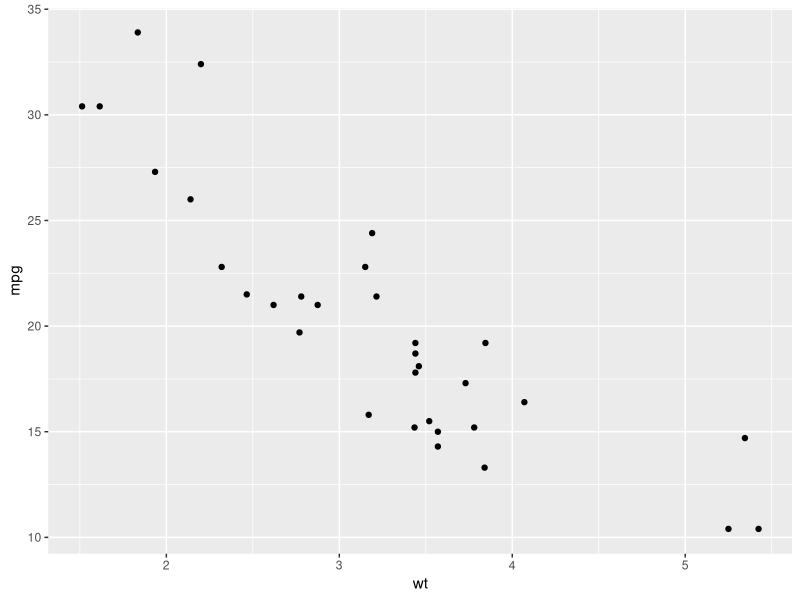
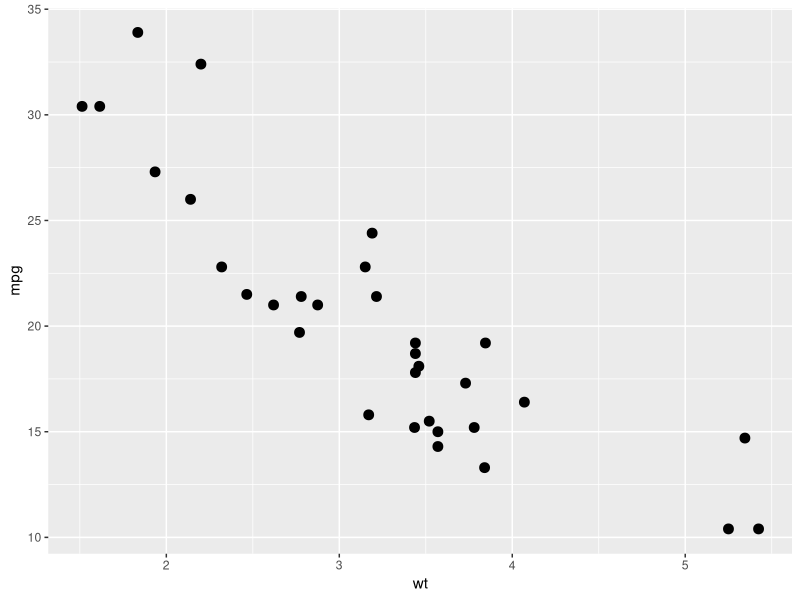
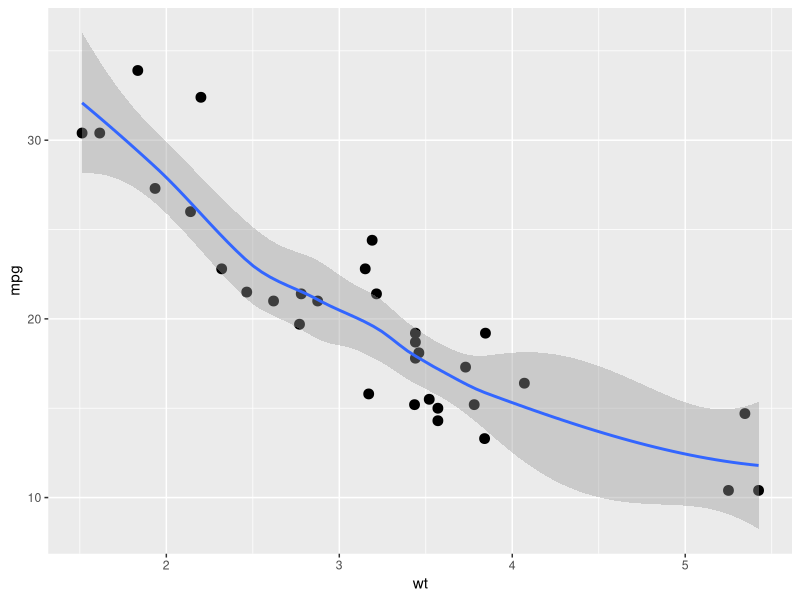
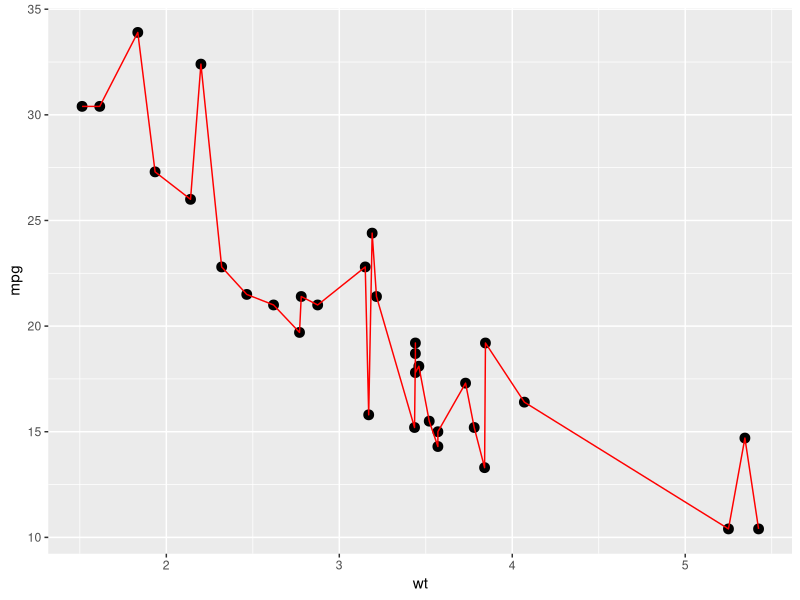
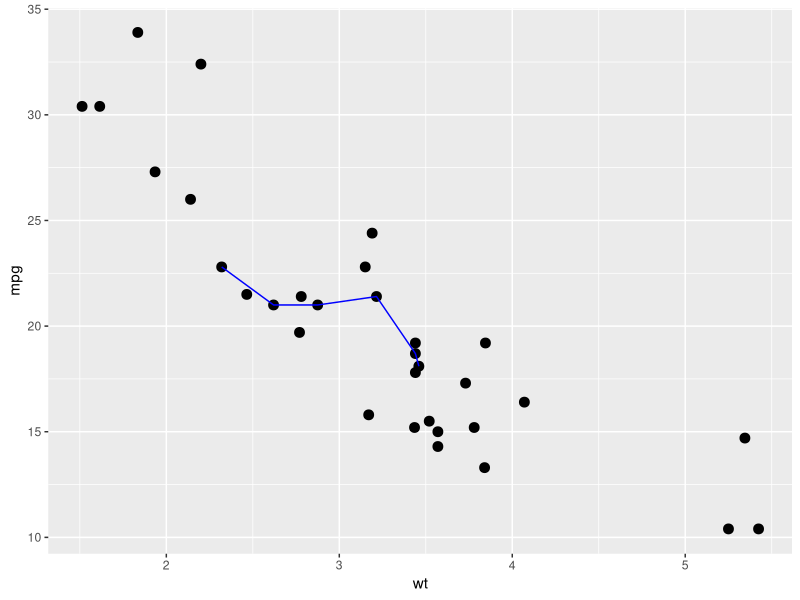
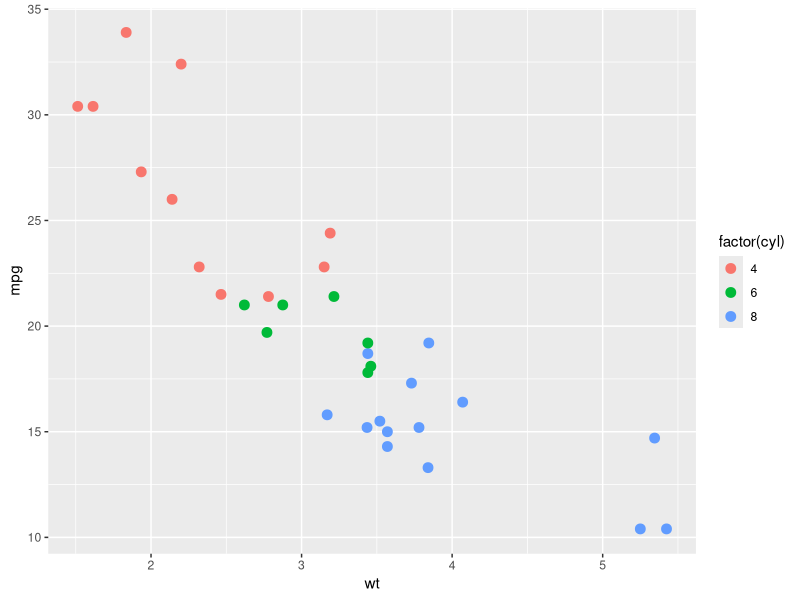
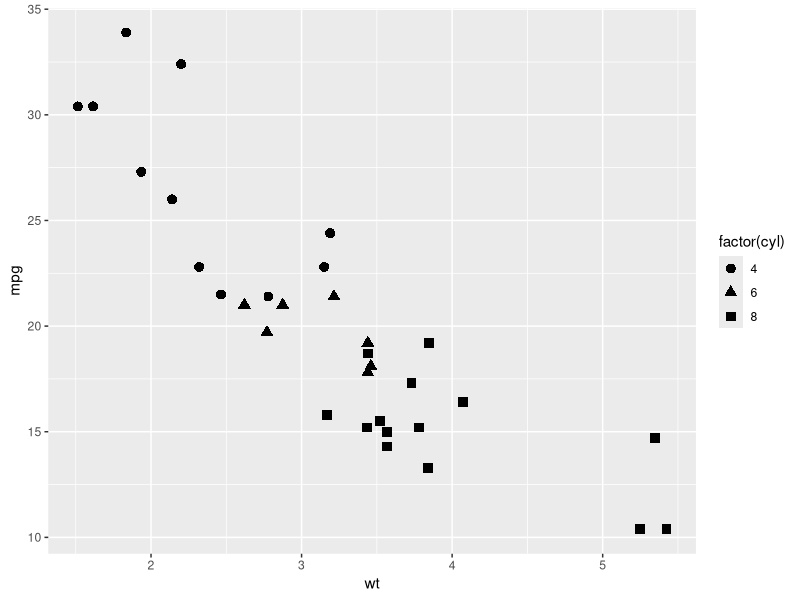
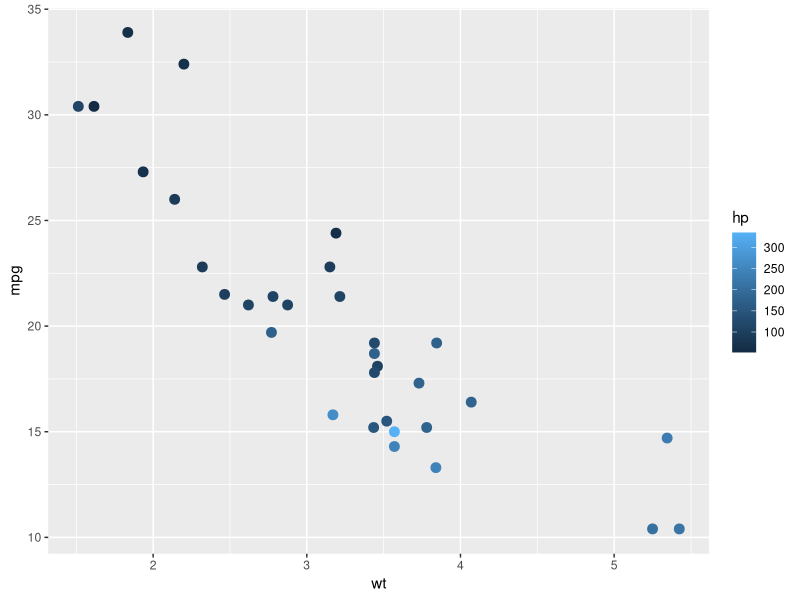

Here is the R script that generated these plots, in order:
## ---- chunk 1
knitr::opts_chunk$set(echo = TRUE)
## ---- chunk 2
str(mtcars)
## ---- chunk 3
head(mtcars, 10)
## ---- chunk 4
tail(mtcars, 12)
## ---- chunk 5
dim(mtcars)
## ---- chunk 6
summary(mtcars)
## ---- chunk 7
# install.packages("dplyr")
# install.packages("ggplot2")

library(dplyr)
library(ggplot2)
## ---- chunk 8
data1 <- mtcars %>%
  filter(cyl == 4)
## ---- chunk 9
str(data1)
## ---- chunk 10
data2 <- mtcars %>%
  mutate(gear_cyl = gear + cyl)
## ---- chunk 11
str(data2)
## ---- chunk 12
data3 <- mtcars %>%
  transmute(cyl_new = cyl * 2)
## ---- chunk 13
str(data3)
## ---- chunk 14
data4 <- mtcars %>%
  arrange(cyl)

data5 <- mtcars %>%
  arrange(desc(cyl))
## ---- chunk 15
str(data4)
## ---- chunk 16
str(data5)
## ---- chunk 17
data6 <- mtcars %>%
  select(cyl, wt)
## ---- chunk 18
str(data6)
## ---- chunk 19
data7 <- mtcars %>%
  group_by(cyl) %>%
  summarise(wt, num = n())
## ---- chunk 20
data7
## ---- chunk 21
ggplot(data = mtcars, aes(x = wt, y = mpg)) +
  geom_point()
## ---- chunk 22
g <- ggplot(data = mtcars, aes(x = wt, y = mpg)) +
  geom_point(size = 3)

g
## ---- chunk 23
g + 
  geom_smooth()
## ---- chunk 24
g +
  geom_line(colour = "red")
## ---- chunk 25
g + 
  geom_line(data = head(mtcars), colour = "blue")
## ---- chunk 26
ggplot(mtcars) +
  geom_point(aes(x = wt, y = mpg, colour = factor(cyl)), size = 3)
## ---- chunk 27
ggplot(mtcars) +
  geom_point(aes(x = wt, y = mpg, shape = factor(cyl)), size = 3)
## ---- chunk 28
ggplot(mtcars) +
  geom_point(aes(x = wt, y = mpg, colour = hp), size = 3)
